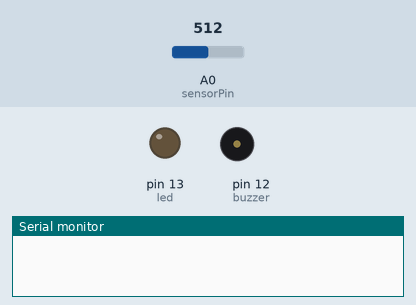
This sketch was run on a simulated Arduino Uno, built with avr-gcc and run on an emulated ATmega328P. Shown: output pins drawn as LEDs (lit = HIGH), buzzer (waves = sounding, pin HIGH), the last lines printed to the serial monitor. Dashed ring = blinking. The inputs (shaded band) are chosen by the test bench; at power-on: A0 (sensorPin) = 512.

Above: at 1.3 s.
1.4 s: A0 (sensorPin) set to 104
2.9 s: A0 (sensorPin) set to 95
At 3.23 s:
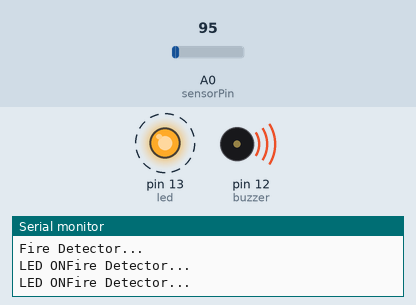
6.0 s: A0 (sensorPin) set to 122
At 6.7 s:
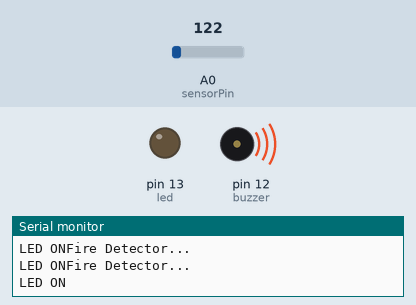
Timing chart, 0 to 9.0 s (numbered marks = the images above; inputs shaded):
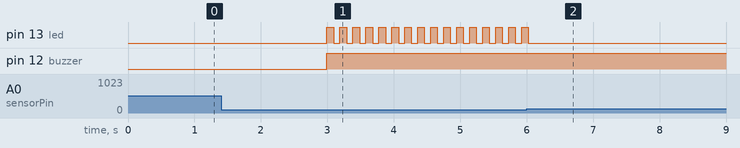

Measured:
- the behaviour switches between 100 and 99 on A0 (sensorPin) (found by bisection; images 0 and 1)
- after the input at 1.4 s, every drawn part: stays the same
- after the input at 2.9 s, pin 13 (led): alternates HIGH for 0.10 s and LOW for 0.10 s, starting after 0.09 s; pin 12 (buzzer): LOW → HIGH after 0.09 s
- after the input at 6.0 s, pin 13 (led): goes on until 6.0 s, then stays LOW

The sketch:

Flamesensor.ino
```cpp
int sensorPin = A0;
int sensorValue = 0;
int led = 13;
int buzzer = 12;

void setup() {
  pinMode(buzzer,OUTPUT);
  pinMode(led,OUTPUT);
  Serial.begin(9600);
}

void loop() {
  sensorValue = analogRead(sensorPin);
  //digitalWrite(buzzer,HIGH);
      //digitalWrite(led,HIGH);
  if(sensorValue < 100){
    Serial.println("Fire Detector...");
    Serial.print("LED ON");
    digitalWrite(led,HIGH);
    digitalWrite(buzzer,HIGH);
    delay(100);
  }
    digitalWrite(led,LOW);
    //digitalWrite(buzzer,LOW);
    delay(sensorValue);

}
```
